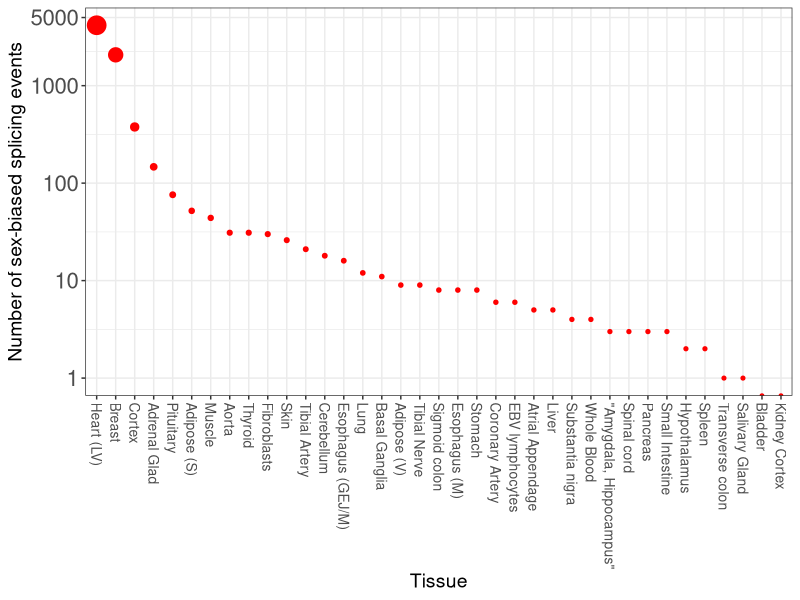
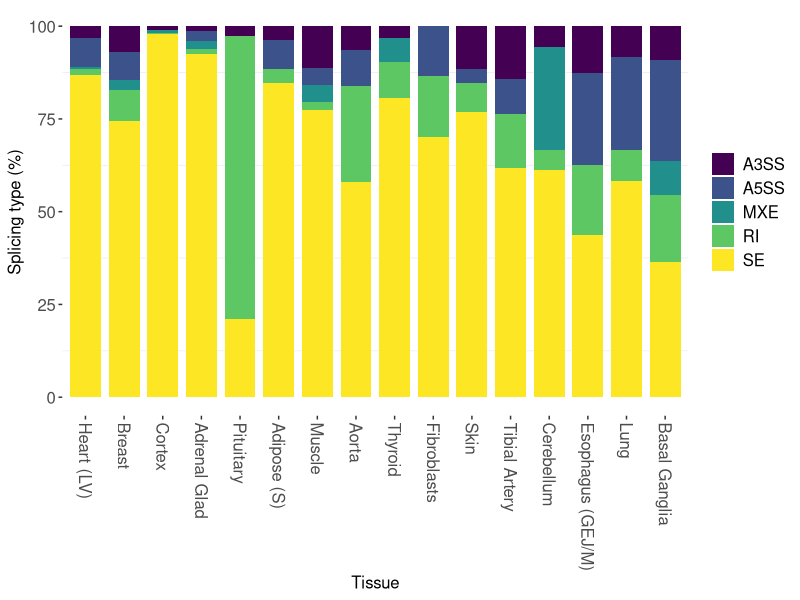

Generate these figures, in order, with R:
library(dplyr)
library(ggplot2)
library(scales)
library(viridis)

totals <- read.table("Totals_by_tissue_annotated.txt", sep = "\t", quote = NULL, header = T)


totals_s <- totals %>% arrange(desc(Total))

totals$Label <- factor(totals$Label, levels = totals_s$Label)

ggplot(totals, aes(x = Label, y = Total, size = Total)) +
  geom_point(color = "red") +
  theme_bw() +
  # scale_y_log10(breaks = trans_breaks("log10", function(x) 10^x),
  #                 labels = trans_format("log10", math_format(10^.x))) +
  #scale_y_continuous(limits = c(0, 140e3), breaks=c(1:6 * 25000)) +
  #coord_trans(y = "log10") +
  scale_y_continuous(trans=log_trans(), breaks=c(1,10,100, 1000, 5000, 10000)) +
  theme(axis.text.x = element_text(size=10, angle = 270, hjust = 0.0, vjust = 0.5),
        axis.text.y = element_text(size=16),
        axis.title.x = element_text(face="plain", colour="black", 
                                    size=14),
        axis.title.y = element_text(face="plain", colour="black", 
                                    size=14),
        legend.title=element_blank(),
        legend.text = element_text(face="plain", colour="black", 
                                   size=12)) +
  ylab(paste("Number of sex-biased splicing events")) +
  xlab("Tissue") + 
  guides(size=FALSE)


df <- read.table(file = "Significant_events.tsv", sep = "\t", quote = NULL, header = T)

idx <- match(df$Tissue, totals$Tissue)
df$Label <- totals$Label[idx]
df$Label <- factor(df$Label, levels = totals_s$Label)

head(df, 10)

tissues_keep <- subset(totals, Total > 10)

df_plot <- data.frame()

for (i in 1:length(tissues_keep$Label)) {
  
  df_tissue <- df %>% filter(Label %in% tissues_keep$Label[i])
  df_tissue$Perc <- (df_tissue$Counts / sum(df_tissue$Counts)) * 100
  df_plot <- rbind(df_plot, df_tissue)
    
}  

df_plot$Label <- factor(df_plot$Label, levels = totals_s$Label)

ggplot(df_plot, 
       aes(x=Label, y=Perc, fill = ASE, by = Tissue)) +
  geom_bar(stat = "identity", width = 0.8) +
  theme_bw() +
  theme(axis.text.x = element_text(size=12, angle = 270, hjust = 0.0, vjust = 0.5),
        #axis.ticks.x = element_blank(),
        axis.text.y = element_text(size=12),
        axis.title.x = element_text(face="plain", colour="black", size=12),
        axis.title.y = element_text(face="plain", colour="black", size=12),
        legend.title=element_blank(),
        panel.background=element_blank(),
        panel.border=element_blank(),
        panel.grid.major=element_blank(),
        legend.text = element_text(face="plain", colour="black", size=12)
  ) +
  #scale_fill_brewer(palette="Dark2") +
  #scale_fill_manual(values = palette_npg) +
  scale_fill_viridis(discrete=TRUE) +
  ylab("Splicing type (%)") +
  xlab("Tissue")
